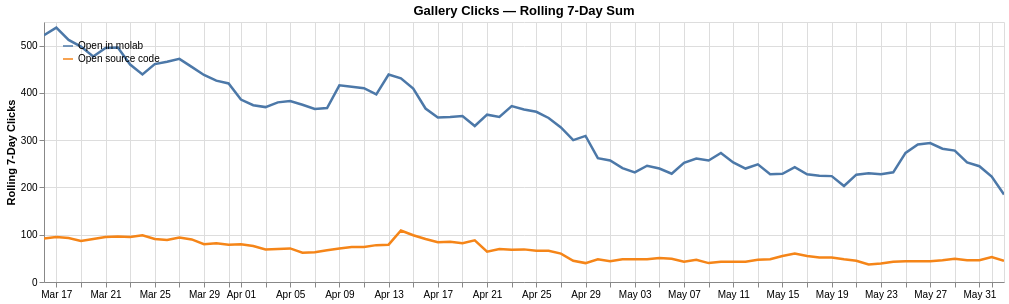

The Vega-Lite source for this figure:
### Vega-Lite specification from a JSON file in a GitHub repository (floating-point values rounded to 4 significant figures; data arrays with more than 128 entries replaced by an {"elided": "..."} marker saying what was removed)
{"$schema": "https://vega.github.io/schema/vega-lite/v5.20.1.json", "config": {"view": {"continuousHeight": 300, "continuousWidth": 300}}, "data": {"name": "data-bb0d6590bed164ec3309fe8e08248586"}, "datasets": {"data-bb0d6590bed164ec3309fe8e08248586": {"elided": "158 records"}}, "encoding": {"color": {"field": "type", "legend": {"orient": "top-left", "title": null}, "scale": {"domain": ["Open in molab", "Open source code"], "range": ["#4C78A8", "#F58518"]}, "type": "nominal"}, "tooltip": [{"field": "date", "format": "%b %d", "title": "Date", "type": "temporal"}, {"field": "type", "title": "Type", "type": "nominal"}, {"field": "clicks", "title": "Rolling 7-Day Clicks", "type": "quantitative"}], "x": {"axis": {"format": "%b %d"}, "field": "date", "title": null, "type": "temporal"}, "y": {"field": "clicks", "scale": {"zero": true}, "title": "Rolling 7-Day Clicks", "type": "quantitative"}}, "height": 260, "mark": {"strokeWidth": 2.5, "type": "line"}, "params": [{"bind": "scales", "name": "param_15", "select": {"encodings": ["x", "y"], "type": "interval"}}], "title": "Gallery Clicks — Rolling 7-Day Sum", "usermeta": {"embedOptions": {}}, "width": 960}
